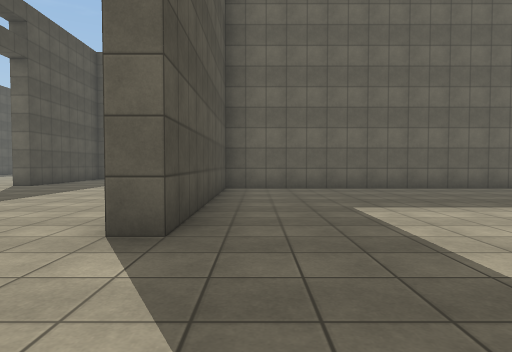
View 1 (above)

23 first-person views from a walk through a scene from a Unity 3-D project. The camera is 1.2 m above the floor, tilts 2° down and sees 75° across. The floor is counted in squares, 2 m on a side. Each view is taken from the middle of a square. On the plan, view 1 faces up. The plan holds only what a view shows up to about 10 squares ahead; the rest is blank. Surface patterns are stand-ins for the level's own textures.

View 2
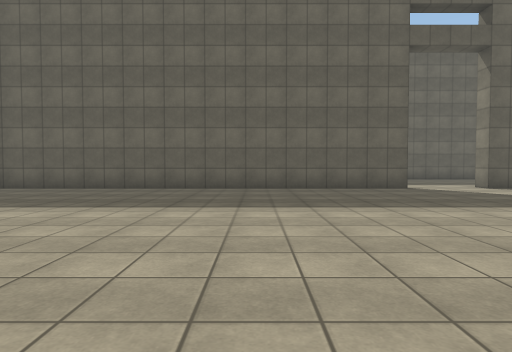

View 3
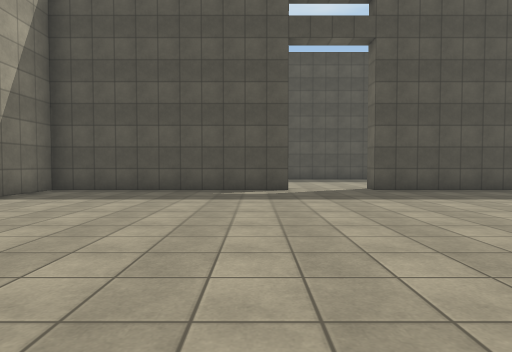

View 4
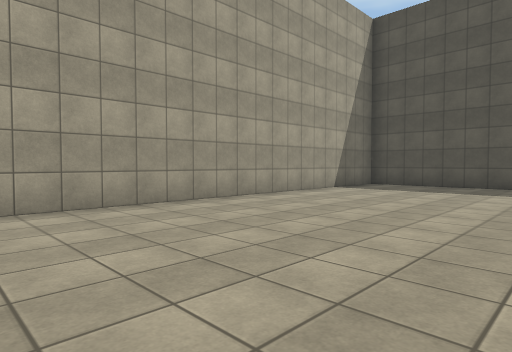

View 5
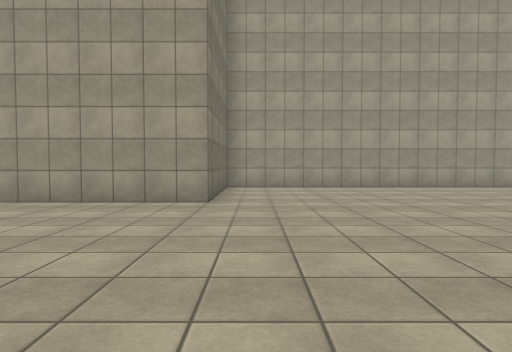

View 6
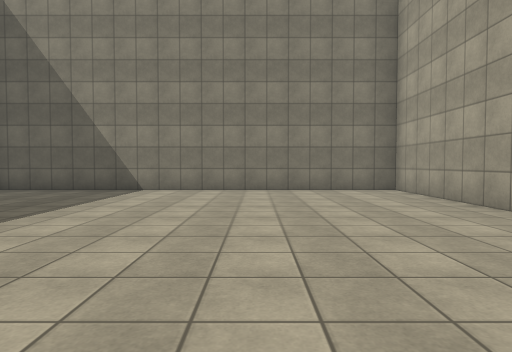

View 7
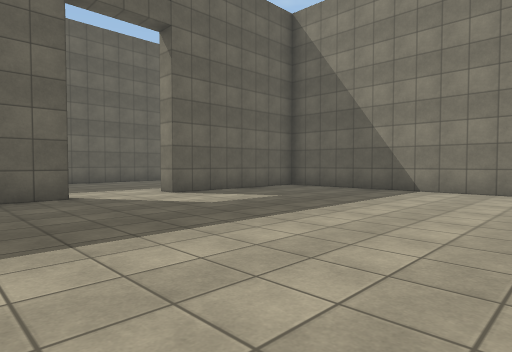

View 8
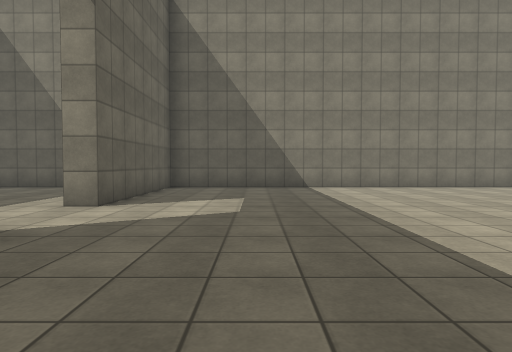

View 9
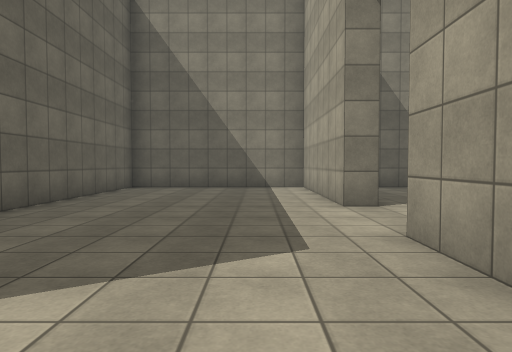

View 10
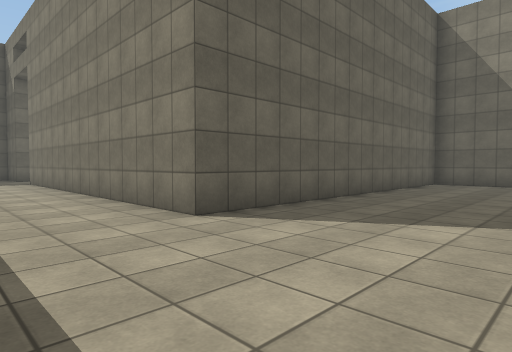

View 11
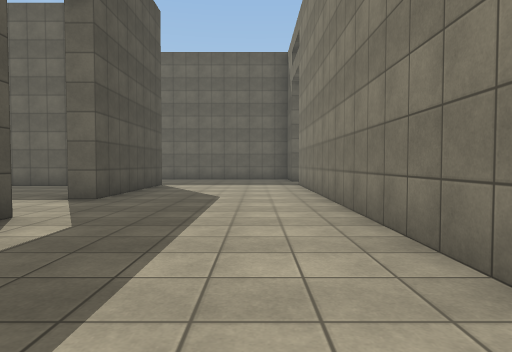

View 12
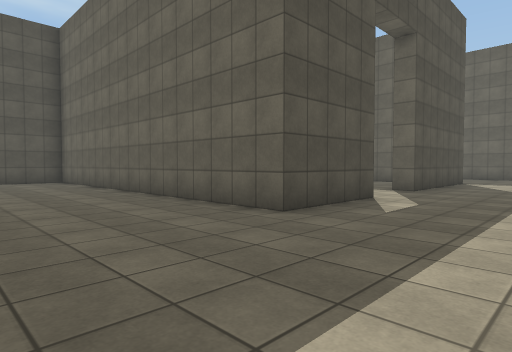

View 13
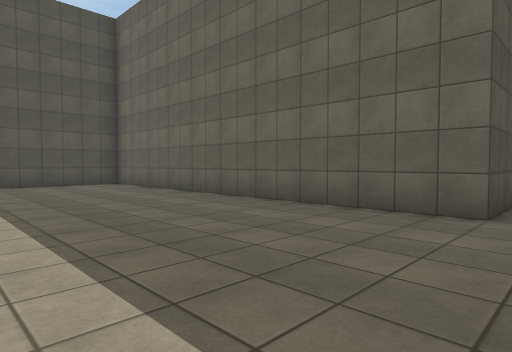

View 14
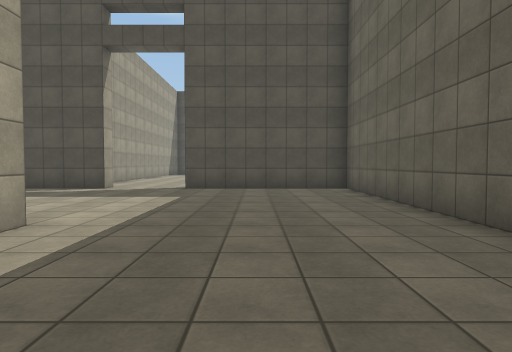

View 15
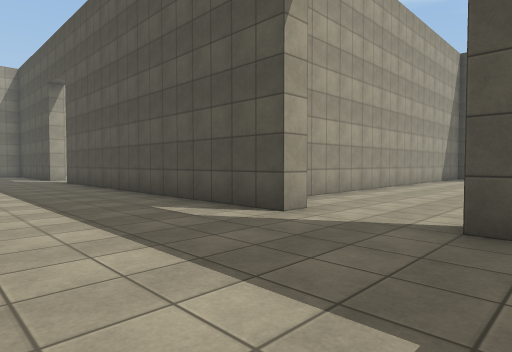

View 16
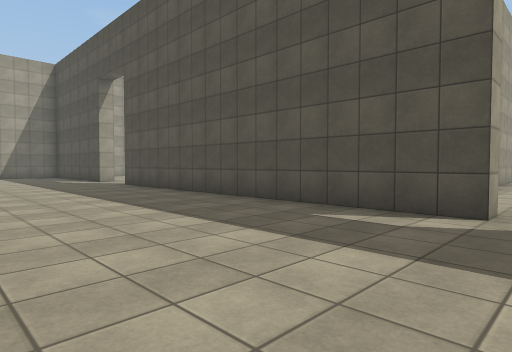

View 17
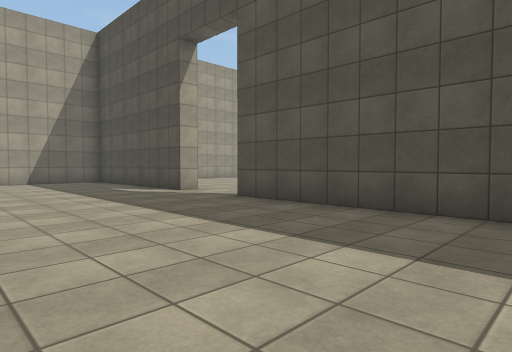

View 18
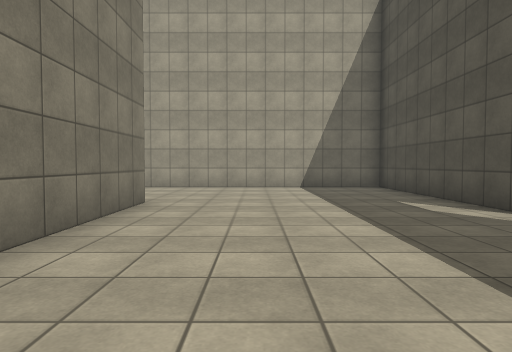

View 19
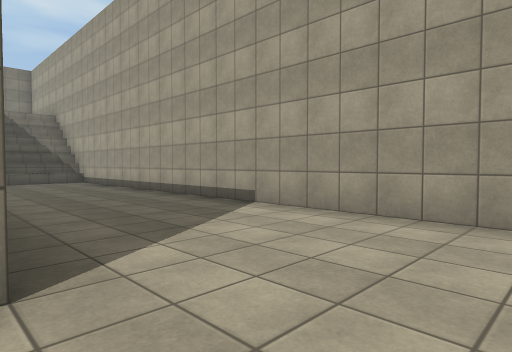

View 20
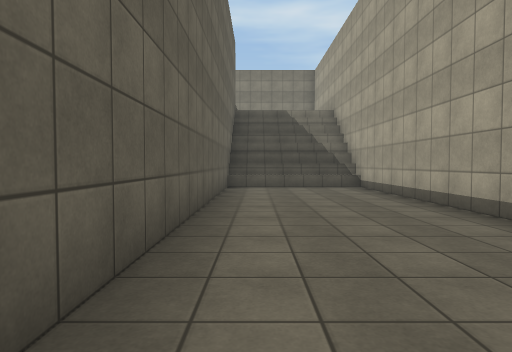

View 21
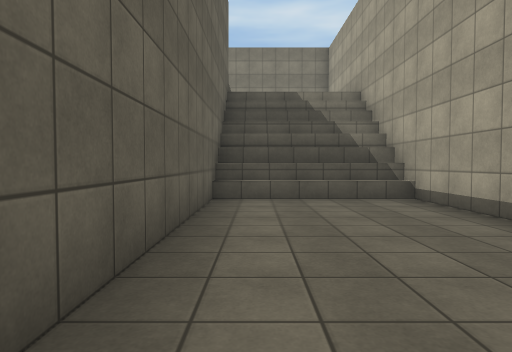

View 22
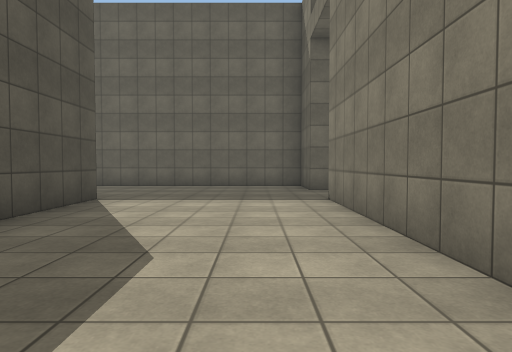

View 23
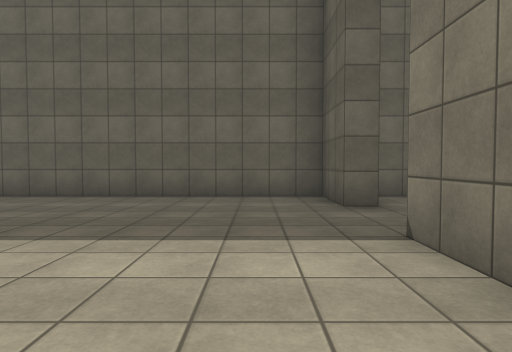

### Floor plan
Ten units are one square. View 1 is at (0, 0); x grows to the right and y downward. Boxes are objects, and circles mark ways between rooms. Rooms are numbered by the first view taken in them; rooms with no view inside come last. Other rooms are left out.
<svg viewBox="-68 -257 231 351">
<path fill="none" stroke="#000" d="M99 -82 -8 -82 -8 -28 -12 -28M-8 -9 -8 47 117 47 117 13 158 13 158 -82 117 -82M33 -158 33 -133 -63 -133 -63 -92M85 -87 98 -87M-63 -73 -63 18M117 -82 117 -87 158 -87 158 -133 73 -133 73 -218M33 -218 33 -178 28 -178M79 -237 73 -237 73 -252 11 -252M-63 37 -63 88 96 88 96 53 9 53M-13 54 -13 22M92 89 92 53M87 89 87 53"/>
<circle cx="-10" cy="-15" r="3" fill="#2a7"/>
<circle cx="105" cy="-80" r="3" fill="#2a7"/>
<text x="70" y="-20">1</text>
<text x="10" y="-100">2</text>
</svg>
Room 1 opens to room 2.

Where each view was taken, in squares from view 1:
view 1: 0 up, 0 right, facing up
view 2: 0 up, 6 right, facing up
view 3: 0 up, 7 right, facing left
view 4: 0 up, 9 right, facing down-left
view 5: 4 up, 11 right, facing down
view 6: 2 up, 8 right, facing right
view 7: 2 up, 8 right, facing up-right
view 8: 6 up, 7 right, facing right
view 9: 10 up, 7 right, facing right
view 10: 10 up, 5 right, facing up-right
view 11: 12 up, 6 right, facing up
view 12: 10 up, 6 right, facing up-left
view 13: 9 up, 4 right, facing up-left
view 14: 11 up, 2 right, facing left
view 15: 10 up, 3 left, facing down-left
view 16: 8 up, 2 left, facing down-left
view 17: 3 up, 2 left, facing down-left
view 18: 0 up, 3 left, facing down
view 19: 5 down, 3 left, facing down-right
view 20: 6 down, 0 right, facing right
view 21: 6 down, 3 right, facing right
view 22: 16 up, 6 right, facing up
view 23: 19 up, 6 right, facing up
